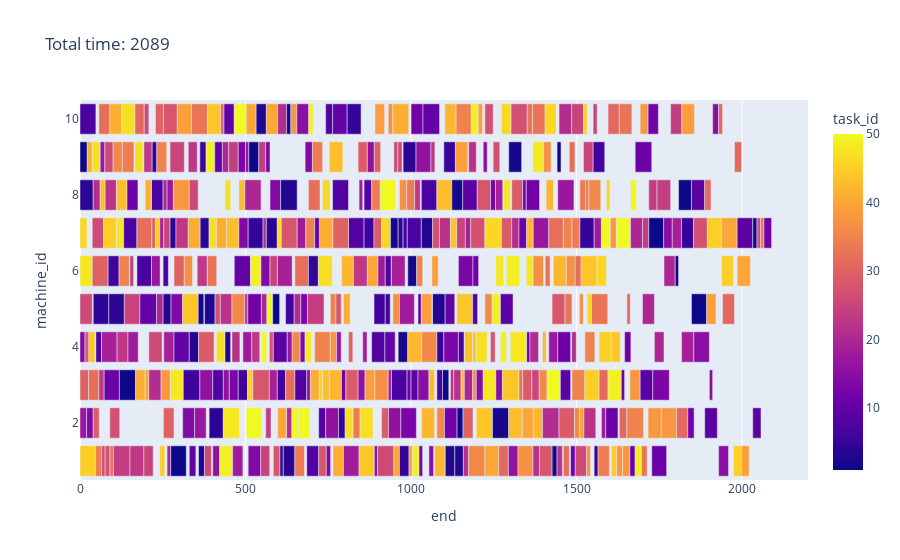

The notebook cell this image was saved under:
### Code cell
from plotly.express import bar
def visualize_schedule(machine_table,total_time):
    """ Requires machine table (schedule) for specific genotype"""
    df_list = []
    for i in machine_table:
        df_list.append(i.df_task_list())
    df_sumup = pd.concat(df_list,axis=0)
    df_sumup['end'] = df_sumup['end_time'] - df_sumup['start_time']
    fig = bar(data_frame=df_sumup,base='start_time',x = 'end',y = 'machine_id',color = "task_id",orientation='h',title=f"Total time: {total_time}")
    fig.show()
visualize_schedule(best.machine_table,best.time)

### Figure 1 — Plotly figure (JSON) as saved in the notebook; plotly's stock layout.template omitted (floating-point values rounded to 4 significant figures; data arrays with more than 128 entries replaced by an {"elided": "..."} marker saying what was removed)
{"data": [{"alignmentgroup": "True", "base": {"elided": "550 int values"}, "hovertemplate": "start_time=%{base}<br>end=%{x}<br>machine_id=%{y}<br>task_id=%{marker.color}<extra></extra>", "legendgroup": "", "marker": {"color": {"elided": "550 int values"}, "coloraxis": "coloraxis", "pattern": {"shape": ""}}, "name": "", "offsetgroup": "", "orientation": "h", "showlegend": false, "textposition": "auto", "type": "bar", "x": {"elided": "550 int values"}, "xaxis": "x", "y": {"elided": "550 int values"}, "yaxis": "y"}], "layout": {"barmode": "relative", "coloraxis": {"colorbar": {"title": {"text": "task_id"}}, "colorscale": [[0, "#0d0887"], [0.1111, "#46039f"], [0.2222, "#7201a8"], [0.3333, "#9c179e"], [0.4444, "#bd3786"], [0.5556, "#d8576b"], [0.6667, "#ed7953"], [0.7778, "#fb9f3a"], [0.8889, "#fdca26"], [1, "#f0f921"]]}, "legend": {"tracegroupgap": 0}, "title": {"text": "Total time: 2089"}, "xaxis": {"anchor": "y", "domain": [0, 1], "title": {"text": "end"}}, "yaxis": {"anchor": "x", "domain": [0, 1], "title": {"text": "machine_id"}}}}
